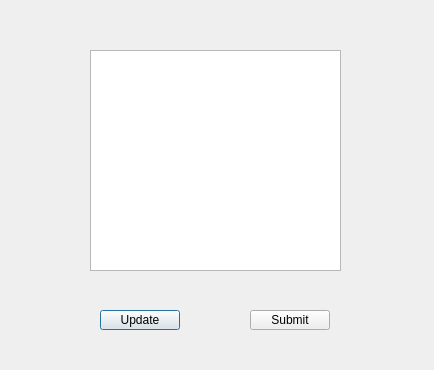
<?xml version="1.0" encoding="UTF-8"?>
<ui version="4.0">
 <class>Timecard</class>
 <widget class="QDialog" name="Timecard">
  <property name="geometry">
   <rect>
    <x>0</x>
    <y>0</y>
    <width>434</width>
    <height>370</height>
   </rect>
  </property>
  <property name="windowTitle">
   <string>Maintain Timecard</string>
  </property>
  <widget class="QTextEdit" name="textEditDisplay">
   <property name="geometry">
    <rect>
     <x>90</x>
     <y>50</y>
     <width>251</width>
     <height>221</height>
    </rect>
   </property>
  </widget>
  <widget class="QPushButton" name="buttonUpdate">
   <property name="geometry">
    <rect>
     <x>100</x>
     <y>310</y>
     <width>80</width>
     <height>20</height>
    </rect>
   </property>
   <property name="text">
    <string>Update</string>
   </property>
  </widget>
  <widget class="QPushButton" name="buttonSubmit">
   <property name="geometry">
    <rect>
     <x>250</x>
     <y>310</y>
     <width>80</width>
     <height>20</height>
    </rect>
   </property>
   <property name="text">
    <string>Submit</string>
   </property>
  </widget>
 </widget>
 <resources/>
 <connections/>
</ui>
